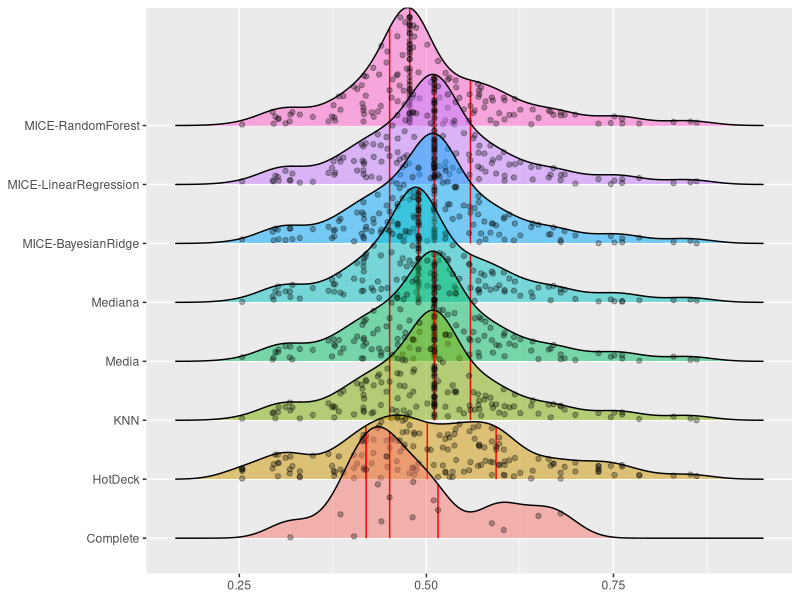
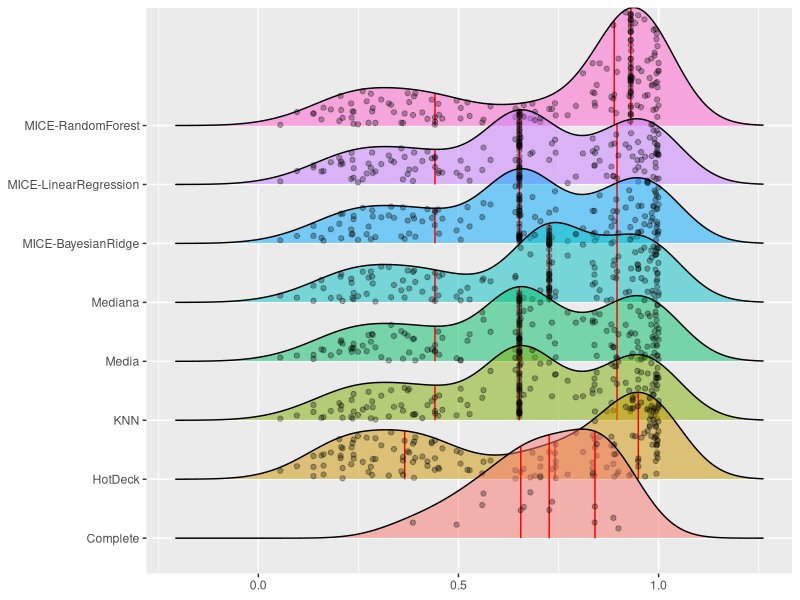
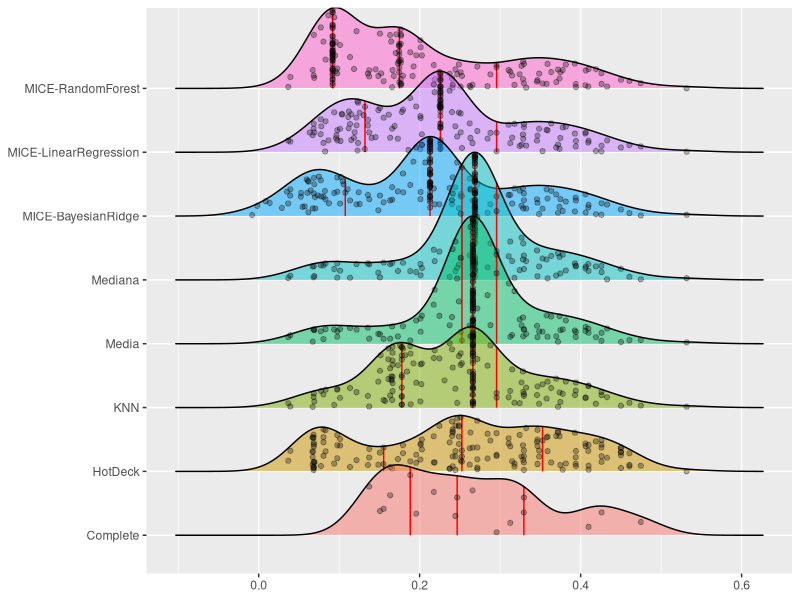
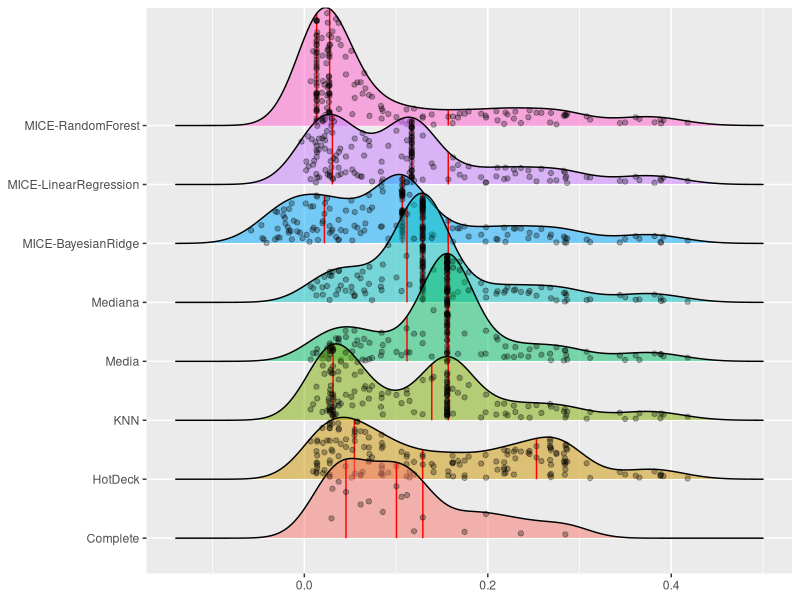
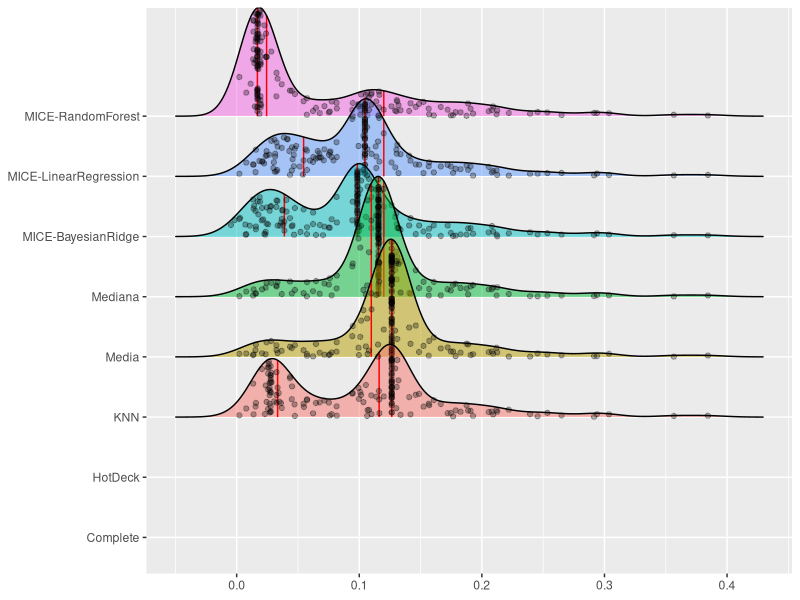
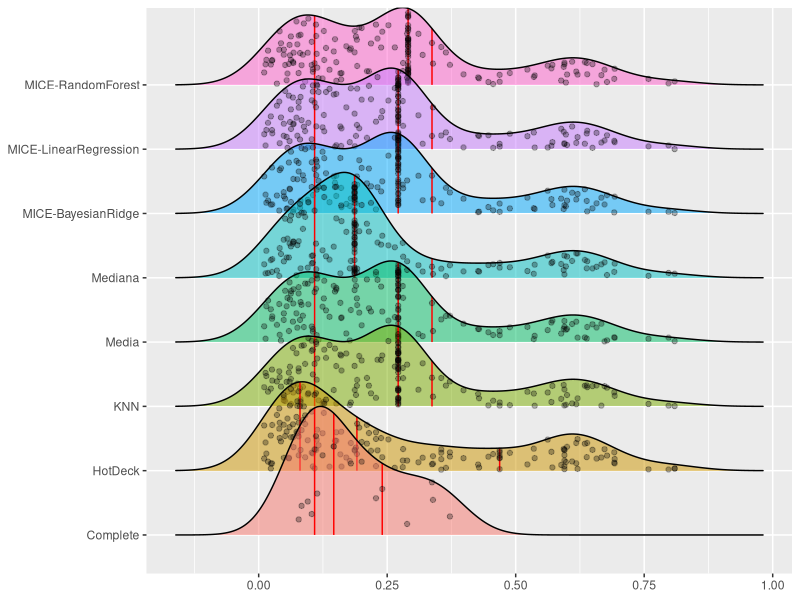
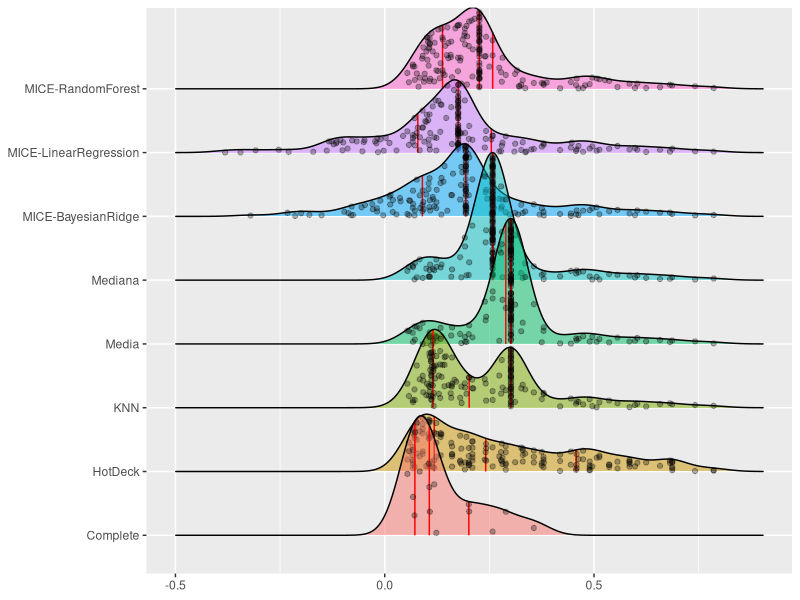
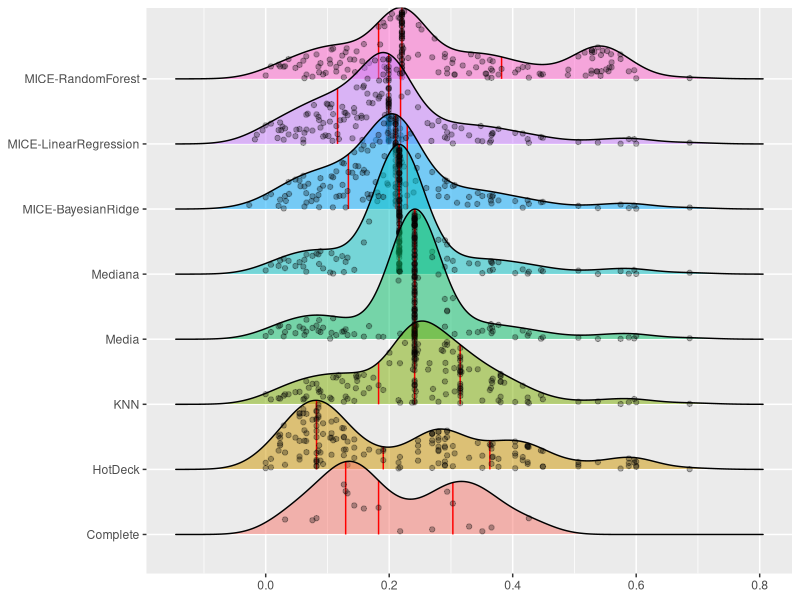

These charts were generated, in order, by the following R code:
require(tidyverse)
require(ggplot2)
require(ggridges)
require(VIM)
# require(mice) # Cargamos la librería

#wd
# setwd('/home/mateo1/repos/financialinclusionClustering')
setwd('C:/Users/mateo/Documents/repos/financialinclusionClustering')

#data
dataset = read.csv("data/data.csv")
data = dataset[ dataset$year == 2021,]


# imputacion hot deck
hotdeck_imp <-hotdeck(data  , imp_var =F)
hotdeck_imp$imputer = 'HotDeck' 


# levanto data from py
data_imp = read.csv('results/data_imputada_py.csv') %>% 
  bind_rows(hotdeck_imp) %>% 
  bind_rows(data %>% 
              na.omit() %>% 
              mutate(imputer= 'Complete'))


write.csv(data_imp, file = "results/data_imputada.csv", row.names = F)

table(data_imp$imputer)


# PLOTSSS
# https://cran.r-project.org/web/packages/ggridges/vignettes/introduction.html#:~:text=The%20ggridges%20package%20provides%20two,then%20draws%20those%20using%20ridgelines.
# scale = 5, substantial overlap

for (i in names(data_imp[, 4:ncol(data_imp) ])) {
  print(i) 
  if (i != 'imputer'){
    print ( data_imp %>% 
              ggplot(aes(x = data_imp[,i], y = imputer, fill = imputer )) + 
              geom_density_ridges(
                scale = 2,
                quantiles = 4,
                quantile_lines = TRUE,   vline_size = 0.5, vline_color = "red",
                alpha = .5
                , jittered_points = TRUE, point_alpha = 0.3
              ) + 
              # scale_point_color_hue(l = 40) +
              # scale_discrete_manual(aesthetics = "point_shape", values = c(21, 22, 23, 24, 25))+
              labs()+
              theme(legend.position = 'none', 
                    axis.title = element_blank()) 
    )  
    ggsave(paste0('results/dist_imp/dist_',i,'.jpg' ))
    
  }
}
